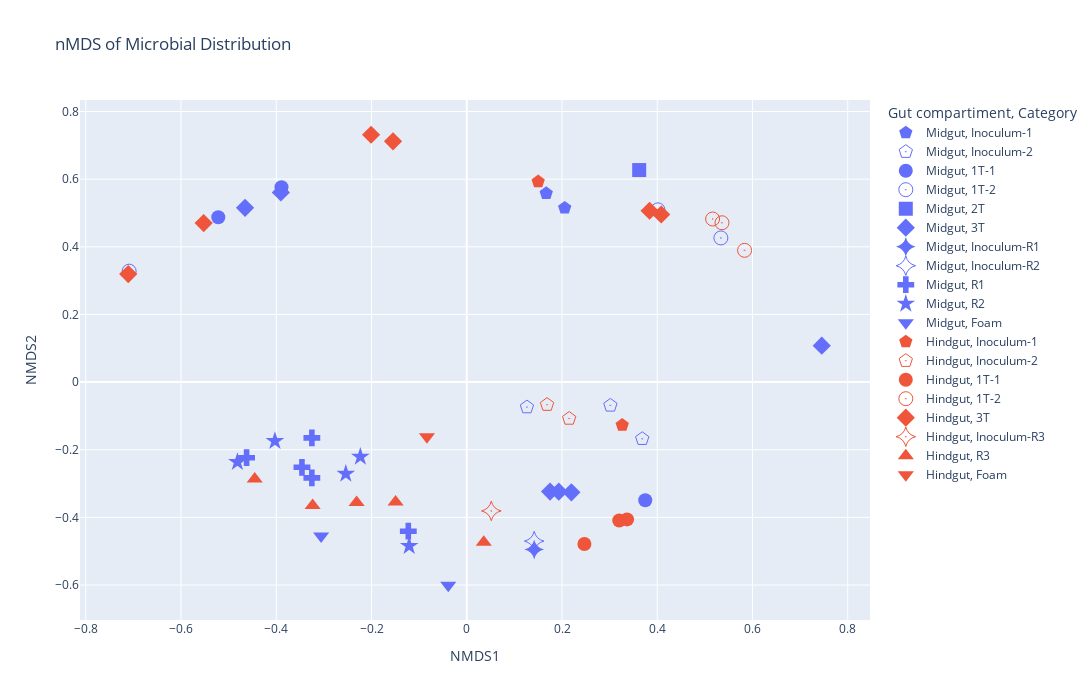

Notebook source saved alongside this figure:
### Markdown cell above
### Plotting NDMS by Gut Compartiment and Category

### Code cell
import plotly.express as px
fig = px.scatter(metadata, x='NMDS1', y='NMDS2', color='Gut compartiment',
                symbol='Category', category_orders={'Gut compartiment': ['Midgut', 'Hindgut'],
                                                    'Category': order.categories},
                symbol_map=px_markers, title='nMDS of Microbial Distribution')
fig.update_traces(marker={'size':14})
fig.update_layout(width=1200, height=700)
fig.show()

### Figure 1 — Plotly figure (JSON) as saved in the notebook; plotly's stock layout.template omitted (floating-point values rounded to 4 significant figures)
{"data": [{"hovertemplate": "Gut compartiment=Midgut<br>Category=Inoculum-1<br>NMDS1=%{x}<br>NMDS2=%{y}<extra></extra>", "legendgroup": "Midgut, Inoculum-1", "marker": {"color": "#636efa", "size": 14, "symbol": 13}, "mode": "markers", "name": "Midgut, Inoculum-1", "orientation": "v", "showlegend": true, "type": "scatter", "x": [0.1669, 0.2057], "xaxis": "x", "y": [0.5581, 0.515], "yaxis": "y"}, {"hovertemplate": "Gut compartiment=Midgut<br>Category=Inoculum-2<br>NMDS1=%{x}<br>NMDS2=%{y}<extra></extra>", "legendgroup": "Midgut, Inoculum-2", "marker": {"color": "#636efa", "size": 14, "symbol": 313}, "mode": "markers", "name": "Midgut, Inoculum-2", "orientation": "v", "showlegend": true, "type": "scatter", "x": [0.3684, 0.3016, 0.1264], "xaxis": "x", "y": [-0.1677, -0.06901, -0.07398], "yaxis": "y"}, {"hovertemplate": "Gut compartiment=Midgut<br>Category=1T-1<br>NMDS1=%{x}<br>NMDS2=%{y}<extra></extra>", "legendgroup": "Midgut, 1T-1", "marker": {"color": "#636efa", "size": 14, "symbol": 0}, "mode": "markers", "name": "Midgut, 1T-1", "orientation": "v", "showlegend": true, "type": "scatter", "x": [-0.389, -0.5217, 0.3748], "xaxis": "x", "y": [0.5762, 0.4875, -0.3492], "yaxis": "y"}, {"hovertemplate": "Gut compartiment=Midgut<br>Category=1T-2<br>NMDS1=%{x}<br>NMDS2=%{y}<extra></extra>", "legendgroup": "Midgut, 1T-2", "marker": {"color": "#636efa", "size": 14, "symbol": 300}, "mode": "markers", "name": "Midgut, 1T-2", "orientation": "v", "showlegend": true, "type": "scatter", "x": [-0.7089, 0.4014, 0.5336], "xaxis": "x", "y": [0.328, 0.5093, 0.4262], "yaxis": "y"}, {"hovertemplate": "Gut compartiment=Midgut<br>Category=2T<br>NMDS1=%{x}<br>NMDS2=%{y}<extra></extra>", "legendgroup": "Midgut, 2T", "marker": {"color": "#636efa", "size": 14, "symbol": 1}, "mode": "markers", "name": "Midgut, 2T", "orientation": "v", "showlegend": true, "type": "scatter", "x": [0.3621], "xaxis": "x", "y": [0.6269], "yaxis": "y"}, {"hovertemplate": "Gut compartiment=Midgut<br>Category=3T<br>NMDS1=%{x}<br>NMDS2=%{y}<extra></extra>", "legendgroup": "Midgut, 3T", "marker": {"color": "#636efa", "size": 14, "symbol": 2}, "mode": "markers", "name": "Midgut, 3T", "orientation": "v", "showlegend": true, "type": "scatter", "x": [0.1749, 0.2197, 0.1932, 0.7454, -0.3903, -0.4655], "xaxis": "x", "y": [-0.3237, -0.3259, -0.324, 0.1076, 0.5609, 0.5151], "yaxis": "y"}, {"hovertemplate": "Gut compartiment=Midgut<br>Category=Inoculum-R1<br>NMDS1=%{x}<br>NMDS2=%{y}<extra></extra>", "legendgroup": "Midgut, Inoculum-R1", "marker": {"color": "#636efa", "size": 14, "symbol": 22}, "mode": "markers", "name": "Midgut, Inoculum-R1", "orientation": "v", "showlegend": true, "type": "scatter", "x": [0.1416], "xaxis": "x", "y": [-0.4953], "yaxis": "y"}, {"hovertemplate": "Gut compartiment=Midgut<br>Category=Inoculum-R2<br>NMDS1=%{x}<br>NMDS2=%{y}<extra></extra>", "legendgroup": "Midgut, Inoculum-R2", "marker": {"color": "#636efa", "size": 14, "symbol": 122}, "mode": "markers", "name": "Midgut, Inoculum-R2", "orientation": "v", "showlegend": true, "type": "scatter", "x": [0.1416], "xaxis": "x", "y": [-0.4703], "yaxis": "y"}, {"hovertemplate": "Gut compartiment=Midgut<br>Category=R1<br>NMDS1=%{x}<br>NMDS2=%{y}<extra></extra>", "legendgroup": "Midgut, R1", "marker": {"color": "#636efa", "size": 14, "symbol": 3}, "mode": "markers", "name": "Midgut, R1", "orientation": "v", "showlegend": true, "type": "scatter", "x": [-0.1227, -0.3252, -0.346, -0.3252, -0.4623], "xaxis": "x", "y": [-0.4409, -0.1649, -0.252, -0.2833, -0.2236], "yaxis": "y"}, {"hovertemplate": "Gut compartiment=Midgut<br>Category=R2<br>NMDS1=%{x}<br>NMDS2=%{y}<extra></extra>", "legendgroup": "Midgut, R2", "marker": {"color": "#636efa", "size": 14, "symbol": 17}, "mode": "markers", "name": "Midgut, R2", "orientation": "v", "showlegend": true, "type": "scatter", "x": [-0.1209, -0.2234, -0.254, -0.4028, -0.4816], "xaxis": "x", "y": [-0.4845, -0.2208, -0.2709, -0.1743, -0.2366], "yaxis": "y"}, {"hovertemplate": "Gut compartiment=Midgut<br>Category=Foam<br>NMDS1=%{x}<br>NMDS2=%{y}<extra></extra>", "legendgroup": "Midgut, Foam", "marker": {"color": "#636efa", "size": 14, "symbol": 6}, "mode": "markers", "name": "Midgut, Foam", "orientation": "v", "showlegend": true, "type": "scatter", "x": [-0.03883, -0.3058], "xaxis": "x", "y": [-0.6007, -0.455], "yaxis": "y"}, {"hovertemplate": "Gut compartiment=Hindgut<br>Category=Inoculum-1<br>NMDS1=%{x}<br>NMDS2=%{y}<extra></extra>", "legendgroup": "Hindgut, Inoculum-1", "marker": {"color": "#EF553B", "size": 14, "symbol": 13}, "mode": "markers", "name": "Hindgut, Inoculum-1", "orientation": "v", "showlegend": true, "type": "scatter", "x": [0.1499, 0.3265], "xaxis": "x", "y": [0.5927, -0.127], "yaxis": "y"}, {"hovertemplate": "Gut compartiment=Hindgut<br>Category=Inoculum-2<br>NMDS1=%{x}<br>NMDS2=%{y}<extra></extra>", "legendgroup": "Hindgut, Inoculum-2", "marker": {"color": "#EF553B", "size": 14, "symbol": 313}, "mode": "markers", "name": "Hindgut, Inoculum-2", "orientation": "v", "showlegend": true, "type": "scatter", "x": [0.1686, 0.215], "xaxis": "x", "y": [-0.06675, -0.1078], "yaxis": "y"}, {"hovertemplate": "Gut compartiment=Hindgut<br>Category=1T-1<br>NMDS1=%{x}<br>NMDS2=%{y}<extra></extra>", "legendgroup": "Hindgut, 1T-1", "marker": {"color": "#EF553B", "size": 14, "symbol": 0}, "mode": "markers", "name": "Hindgut, 1T-1", "orientation": "v", "showlegend": true, "type": "scatter", "x": [0.3366, 0.3202, 0.247], "xaxis": "x", "y": [-0.4059, -0.4093, -0.4788], "yaxis": "y"}, {"hovertemplate": "Gut compartiment=Hindgut<br>Category=1T-2<br>NMDS1=%{x}<br>NMDS2=%{y}<extra></extra>", "legendgroup": "Hindgut, 1T-2", "marker": {"color": "#EF553B", "size": 14, "symbol": 300}, "mode": "markers", "name": "Hindgut, 1T-2", "orientation": "v", "showlegend": true, "type": "scatter", "x": [0.5162, 0.5359, 0.5834], "xaxis": "x", "y": [0.4822, 0.471, 0.3895], "yaxis": "y"}, {"hovertemplate": "Gut compartiment=Hindgut<br>Category=3T<br>NMDS1=%{x}<br>NMDS2=%{y}<extra></extra>", "legendgroup": "Hindgut, 3T", "marker": {"color": "#EF553B", "size": 14, "symbol": 2}, "mode": "markers", "name": "Hindgut, 3T", "orientation": "v", "showlegend": true, "type": "scatter", "x": [-0.2009, -0.1548, -0.7108, -0.5524, 0.4084, 0.3839], "xaxis": "x", "y": [0.7313, 0.7118, 0.3194, 0.47, 0.4955, 0.5066], "yaxis": "y"}, {"hovertemplate": "Gut compartiment=Hindgut<br>Category=Inoculum-R3<br>NMDS1=%{x}<br>NMDS2=%{y}<extra></extra>", "legendgroup": "Hindgut, Inoculum-R3", "marker": {"color": "#EF553B", "size": 14, "symbol": 322}, "mode": "markers", "name": "Hindgut, Inoculum-R3", "orientation": "v", "showlegend": true, "type": "scatter", "x": [0.05155], "xaxis": "x", "y": [-0.3809], "yaxis": "y"}, {"hovertemplate": "Gut compartiment=Hindgut<br>Category=R3<br>NMDS1=%{x}<br>NMDS2=%{y}<extra></extra>", "legendgroup": "Hindgut, R3", "marker": {"color": "#EF553B", "size": 14, "symbol": 5}, "mode": "markers", "name": "Hindgut, R3", "orientation": "v", "showlegend": true, "type": "scatter", "x": [0.03571, -0.1494, -0.2313, -0.3236, -0.4452], "xaxis": "x", "y": [-0.4738, -0.3549, -0.3559, -0.3648, -0.2869], "yaxis": "y"}, {"hovertemplate": "Gut compartiment=Hindgut<br>Category=Foam<br>NMDS1=%{x}<br>NMDS2=%{y}<extra></extra>", "legendgroup": "Hindgut, Foam", "marker": {"color": "#EF553B", "size": 14, "symbol": 6}, "mode": "markers", "name": "Hindgut, Foam", "orientation": "v", "showlegend": true, "type": "scatter", "x": [-0.08359], "xaxis": "x", "y": [-0.1618], "yaxis": "y"}], "layout": {"height": 700, "legend": {"title": {"text": "Gut compartiment, Category"}, "tracegroupgap": 0}, "title": {"text": "nMDS of Microbial Distribution"}, "width": 1200, "xaxis": {"anchor": "y", "domain": [0, 1], "title": {"text": "NMDS1"}}, "yaxis": {"anchor": "x", "domain": [0, 1], "title": {"text": "NMDS2"}}}}
